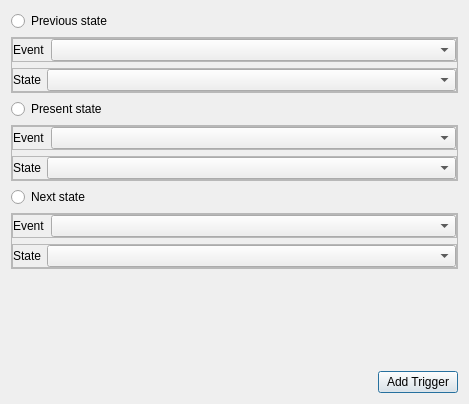
<?xml version="1.0" encoding="UTF-8"?>
<ui version="4.0">
 <class>Dialog</class>
 <widget class="QDialog" name="Dialog">
  <property name="geometry">
   <rect>
    <x>0</x>
    <y>0</y>
    <width>469</width>
    <height>404</height>
   </rect>
  </property>
  <property name="windowTitle">
   <string>Dialog</string>
  </property>
  <layout class="QVBoxLayout" name="verticalLayout">
   <item>
    <widget class="QRadioButton" name="radioButton_8">
     <property name="text">
      <string>Previous state</string>
     </property>
    </widget>
   </item>
   <item>
    <widget class="QFrame" name="frame">
     <property name="sizePolicy">
      <sizepolicy hsizetype="Expanding" vsizetype="Fixed">
       <horstretch>0</horstretch>
       <verstretch>0</verstretch>
      </sizepolicy>
     </property>
     <property name="frameShape">
      <enum>QFrame::Shape::StyledPanel</enum>
     </property>
     <property name="frameShadow">
      <enum>QFrame::Shadow::Raised</enum>
     </property>
     <layout class="QVBoxLayout" name="verticalLayout_2">
      <property name="leftMargin">
       <number>0</number>
      </property>
      <property name="topMargin">
       <number>0</number>
      </property>
      <property name="rightMargin">
       <number>0</number>
      </property>
      <property name="bottomMargin">
       <number>0</number>
      </property>
      <item>
       <widget class="QFrame" name="frame_32">
        <property name="sizePolicy">
         <sizepolicy hsizetype="Expanding" vsizetype="Fixed">
          <horstretch>0</horstretch>
          <verstretch>0</verstretch>
         </sizepolicy>
        </property>
        <property name="frameShape">
         <enum>QFrame::Shape::StyledPanel</enum>
        </property>
        <property name="frameShadow">
         <enum>QFrame::Shadow::Raised</enum>
        </property>
        <layout class="QHBoxLayout" name="horizontalLayout_19" stretch="0,7">
         <property name="leftMargin">
          <number>0</number>
         </property>
         <property name="topMargin">
          <number>0</number>
         </property>
         <property name="rightMargin">
          <number>0</number>
         </property>
         <property name="bottomMargin">
          <number>0</number>
         </property>
         <item>
          <widget class="QLabel" name="label_10">
           <property name="text">
            <string>Event</string>
           </property>
          </widget>
         </item>
         <item>
          <widget class="QComboBox" name="comboBox_10"/>
         </item>
        </layout>
       </widget>
      </item>
      <item>
       <widget class="QFrame" name="frame_35">
        <property name="sizePolicy">
         <sizepolicy hsizetype="Expanding" vsizetype="Fixed">
          <horstretch>0</horstretch>
          <verstretch>0</verstretch>
         </sizepolicy>
        </property>
        <property name="frameShape">
         <enum>QFrame::Shape::StyledPanel</enum>
        </property>
        <property name="frameShadow">
         <enum>QFrame::Shadow::Raised</enum>
        </property>
        <layout class="QHBoxLayout" name="horizontalLayout_22" stretch="0,7">
         <property name="leftMargin">
          <number>0</number>
         </property>
         <property name="topMargin">
          <number>0</number>
         </property>
         <property name="rightMargin">
          <number>0</number>
         </property>
         <property name="bottomMargin">
          <number>0</number>
         </property>
         <item>
          <widget class="QLabel" name="label_15">
           <property name="text">
            <string>State</string>
           </property>
          </widget>
         </item>
         <item>
          <widget class="QComboBox" name="comboBox_13"/>
         </item>
        </layout>
       </widget>
      </item>
     </layout>
    </widget>
   </item>
   <item>
    <widget class="QRadioButton" name="radioButton_9">
     <property name="text">
      <string>Present state</string>
     </property>
    </widget>
   </item>
   <item>
    <widget class="QFrame" name="frame_2">
     <property name="sizePolicy">
      <sizepolicy hsizetype="Expanding" vsizetype="Fixed">
       <horstretch>0</horstretch>
       <verstretch>0</verstretch>
      </sizepolicy>
     </property>
     <property name="frameShape">
      <enum>QFrame::Shape::StyledPanel</enum>
     </property>
     <property name="frameShadow">
      <enum>QFrame::Shadow::Raised</enum>
     </property>
     <layout class="QVBoxLayout" name="verticalLayout_3">
      <property name="leftMargin">
       <number>0</number>
      </property>
      <property name="topMargin">
       <number>0</number>
      </property>
      <property name="rightMargin">
       <number>0</number>
      </property>
      <property name="bottomMargin">
       <number>0</number>
      </property>
      <item>
       <widget class="QFrame" name="frame_33">
        <property name="sizePolicy">
         <sizepolicy hsizetype="Expanding" vsizetype="Fixed">
          <horstretch>0</horstretch>
          <verstretch>0</verstretch>
         </sizepolicy>
        </property>
        <property name="frameShape">
         <enum>QFrame::Shape::StyledPanel</enum>
        </property>
        <property name="frameShadow">
         <enum>QFrame::Shadow::Raised</enum>
        </property>
        <layout class="QHBoxLayout" name="horizontalLayout_20" stretch="0,7">
         <property name="leftMargin">
          <number>0</number>
         </property>
         <property name="topMargin">
          <number>0</number>
         </property>
         <property name="rightMargin">
          <number>0</number>
         </property>
         <property name="bottomMargin">
          <number>0</number>
         </property>
         <item>
          <widget class="QLabel" name="label_11">
           <property name="text">
            <string>Event</string>
           </property>
          </widget>
         </item>
         <item>
          <widget class="QComboBox" name="comboBox_11"/>
         </item>
        </layout>
       </widget>
      </item>
      <item>
       <widget class="QFrame" name="frame_36">
        <property name="sizePolicy">
         <sizepolicy hsizetype="Expanding" vsizetype="Fixed">
          <horstretch>0</horstretch>
          <verstretch>0</verstretch>
         </sizepolicy>
        </property>
        <property name="frameShape">
         <enum>QFrame::Shape::StyledPanel</enum>
        </property>
        <property name="frameShadow">
         <enum>QFrame::Shadow::Raised</enum>
        </property>
        <layout class="QHBoxLayout" name="horizontalLayout_23" stretch="0,7">
         <property name="leftMargin">
          <number>0</number>
         </property>
         <property name="topMargin">
          <number>0</number>
         </property>
         <property name="rightMargin">
          <number>0</number>
         </property>
         <property name="bottomMargin">
          <number>0</number>
         </property>
         <item>
          <widget class="QLabel" name="label_16">
           <property name="text">
            <string>State</string>
           </property>
          </widget>
         </item>
         <item>
          <widget class="QComboBox" name="comboBox_14"/>
         </item>
        </layout>
       </widget>
      </item>
     </layout>
    </widget>
   </item>
   <item>
    <widget class="QRadioButton" name="radioButton_10">
     <property name="text">
      <string>Next state</string>
     </property>
    </widget>
   </item>
   <item>
    <widget class="QFrame" name="frame_3">
     <property name="sizePolicy">
      <sizepolicy hsizetype="Expanding" vsizetype="Fixed">
       <horstretch>0</horstretch>
       <verstretch>0</verstretch>
      </sizepolicy>
     </property>
     <property name="frameShape">
      <enum>QFrame::Shape::StyledPanel</enum>
     </property>
     <property name="frameShadow">
      <enum>QFrame::Shadow::Raised</enum>
     </property>
     <layout class="QVBoxLayout" name="verticalLayout_4">
      <property name="leftMargin">
       <number>0</number>
      </property>
      <property name="topMargin">
       <number>0</number>
      </property>
      <property name="rightMargin">
       <number>0</number>
      </property>
      <property name="bottomMargin">
       <number>0</number>
      </property>
      <item>
       <widget class="QFrame" name="frame_34">
        <property name="sizePolicy">
         <sizepolicy hsizetype="Expanding" vsizetype="Fixed">
          <horstretch>0</horstretch>
          <verstretch>0</verstretch>
         </sizepolicy>
        </property>
        <property name="frameShape">
         <enum>QFrame::Shape::StyledPanel</enum>
        </property>
        <property name="frameShadow">
         <enum>QFrame::Shadow::Raised</enum>
        </property>
        <layout class="QHBoxLayout" name="horizontalLayout_21" stretch="0,7">
         <property name="leftMargin">
          <number>0</number>
         </property>
         <property name="topMargin">
          <number>0</number>
         </property>
         <property name="rightMargin">
          <number>0</number>
         </property>
         <property name="bottomMargin">
          <number>0</number>
         </property>
         <item>
          <widget class="QLabel" name="label_12">
           <property name="text">
            <string>Event</string>
           </property>
          </widget>
         </item>
         <item>
          <widget class="QComboBox" name="comboBox_12"/>
         </item>
        </layout>
       </widget>
      </item>
      <item>
       <widget class="QFrame" name="frame_37">
        <property name="sizePolicy">
         <sizepolicy hsizetype="Expanding" vsizetype="Fixed">
          <horstretch>0</horstretch>
          <verstretch>0</verstretch>
         </sizepolicy>
        </property>
        <property name="frameShape">
         <enum>QFrame::Shape::StyledPanel</enum>
        </property>
        <property name="frameShadow">
         <enum>QFrame::Shadow::Raised</enum>
        </property>
        <layout class="QHBoxLayout" name="horizontalLayout_24" stretch="0,7">
         <property name="leftMargin">
          <number>0</number>
         </property>
         <property name="topMargin">
          <number>0</number>
         </property>
         <property name="rightMargin">
          <number>0</number>
         </property>
         <property name="bottomMargin">
          <number>0</number>
         </property>
         <item>
          <widget class="QLabel" name="label_17">
           <property name="text">
            <string>State</string>
           </property>
          </widget>
         </item>
         <item>
          <widget class="QComboBox" name="comboBox_15"/>
         </item>
        </layout>
       </widget>
      </item>
     </layout>
    </widget>
   </item>
   <item>
    <spacer name="verticalSpacer">
     <property name="orientation">
      <enum>Qt::Orientation::Vertical</enum>
     </property>
     <property name="sizeHint" stdset="0">
      <size>
       <width>20</width>
       <height>40</height>
      </size>
     </property>
    </spacer>
   </item>
   <item alignment="Qt::AlignmentFlag::AlignRight">
    <widget class="QPushButton" name="pushButton">
     <property name="text">
      <string>Add Trigger</string>
     </property>
    </widget>
   </item>
  </layout>
 </widget>
 <resources/>
 <connections/>
</ui>
